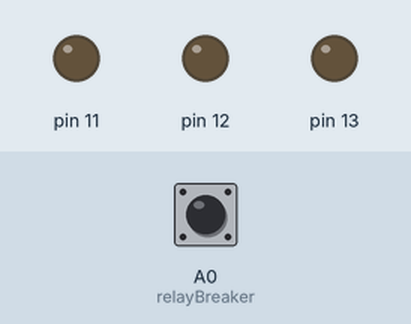
The sketch below on a simulated Arduino Uno, built with avr-gcc and run on an emulated ATmega328P. On the bench: output pins drawn as LEDs (lit = HIGH). Dashed ring = blinking. The inputs (shaded band) are chosen by the test bench; at power-on: A0 (relayBreaker) HIGH.

Above: at 1.3 s.
1.4 s: A0 (relayBreaker) pulled LOW for 3.2 s
At 1.9 s:
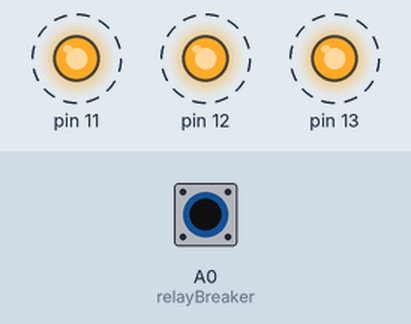
Timing chart, 0 to 6.5 s (numbered marks = the images above; inputs shaded):
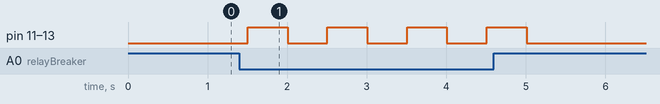

The sketch:

Alarm_Button_Laurel_V1_2.ino
```cpp
/*
Alarm Button Laurel v1.2

Реализация аварийной сигнализации (одновременное моргание всеми лампами поворотов) на плате ардуино.
Использвать в случае крайней необходимости или с целью продолжительного тестирования и изучения влияния агрессивных условий внешней
среды на работу платы Ардуино. Рекомендовано обесточивать плату ардуино при перемещении ключа в замке зажигания в положение "0".

Концептуальная логика: физическая кнопка аварийной сигнализации, находящаяся на торпедо в автомобиле, замыкает
сенсорный пин (А0 - INPUT_PULLUP) на GND.
При нажатой (включеной) кнопке цепь постоянно замкнута и 2 пина (D12 и D11) начинают
одновременно (*на сколько это возможно*) менять свое состояние с 1 на 0 и наоборот.

При отпущеной (отключеной) кнопке и отсутствии других условий (задел на будущее) эти пины стремятся занять состояние 0.
*/

/* Патч-лист:
v1.1
- Блок relayBreaker. Таймер. micros заменены на millis с целью упрощения подсчетов.
- Блок relayBreaker. Таймер. Уменьшен интервал с 700 до 500 мс для улучшени отклика и большей схожести с оригинальным алгоритмом.
- Блок relayBreaker. Модуль сброса. Добавлено присвоение значения 0 переменной flag0 при размыкании физической кнопки аварийной сигнализации
 с целью устранения бага избыточного времени ожидания при повторном включении аварийной сигнализации.

v1.2
- Описание и комментарии приведены к общему стандартному виду. Правок в логику и код нет.
*/


//Блок инициализации переменных
unsigned long T0; // Переменная времени таймера мигания
boolean flag0 = 0; // Флаг мигания


// Блок сетап
void setup() {

  pinMode(11, OUTPUT); // Пин поворотников левого борта
  pinMode(12, OUTPUT); // Пин поворотников правого борта
  pinMode(13, OUTPUT); // Контрольный пин для отладки

  pinMode(A0, INPUT_PULLUP); // Пин кнопки аварийной сигнализации
}

// Блок-цикл луп
void loop() {
  relayBreaker();
}

// Блок Реле-прерывателя, отвечающего за поворотники и аварийную сигнализацию
void relayBreaker (){
  if (millis() - T0 > (500)) { //Раз в указанное количество ms происходит срабатывание программного Реле-прерывателя.
    T0 = millis();
  // Модуль аварийной сигнализации
      if (digitalRead(A0) == 0){ // Кнопка нажата, пин А0 замыкается на GND.
        digitalWrite(11, flag0 = !flag0); // Пин левого борта
        digitalWrite(12, flag0); // Пин правого борта
        digitalWrite(13, flag0); // Пин отладки
      }


  // ОЧЕНЬ АККУРАТНО С ЭТИМ МЕСТОМ КОДА.
  // Модуль сброса состояния пинов на 0
      if (digitalRead(A0) == 1) { // Добавлять условия при добавлении новых модулей
        digitalWrite(11, 0);
        digitalWrite(12, 0);
        digitalWrite(13, 0);
        flag0 = 0;
      }
  }
}
```

Measured:
- after the input at 1.4 s, pin 11–13: alternates HIGH for 0.50 s and LOW for 0.50 s, 8 changes in all, then stays LOW, starting after 0.10 s
